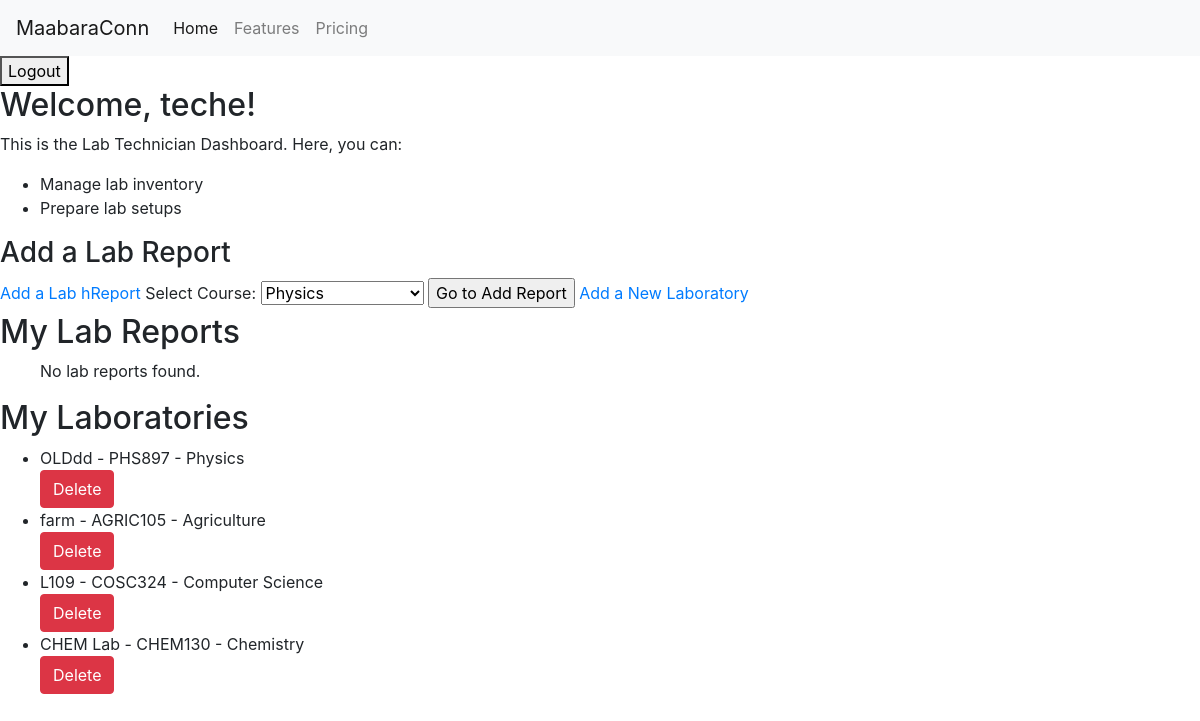
Page /users/dashboard/ (signed in) on the earlier database version.
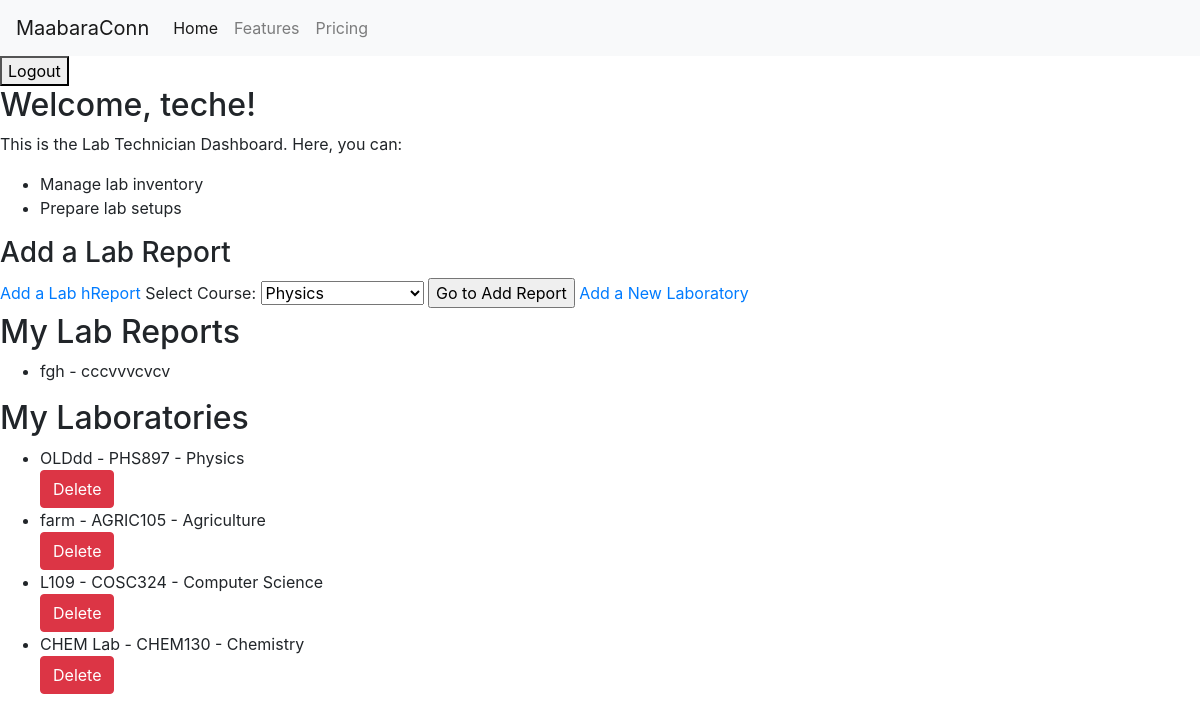
Same page on the later database version.
### users/models.py (models this page shows, shortened)
class Laboratory(models.Model):
    course = models.ForeignKey(
        Course, on_delete=models.CASCADE, related_name='laboratories')
    name = models.CharField(max_length=255)
    creator = models.ForeignKey(
        settings.AUTH_USER_MODEL, on_delete=models.CASCADE, related_name='laboratories')

class Course(models.Model):
    name = models.CharField(max_length=255, unique=True)
    code = models.CharField(max_length=10, unique=True)
    lecturer = models.ForeignKey(
        User, on_delete=models.CASCADE, related_name='courses')
    def __str__(self):
        return f"{self.code} - {self.name}"
    student = models.ManyToManyField(
        User, related_name='enrolled_courses', blank=False)

class LabReport(models.Model):
    creator = models.ForeignKey(
        settings.AUTH_USER_MODEL, on_delete=models.CASCADE, related_name='lab_reports')
    course = models.ForeignKey(
        Course, on_delete=models.CASCADE, related_name='lab_reports')
    title = models.CharField(max_length=255)
    description = models.TextField()
    laboratory = models.ForeignKey(
        Laboratory, on_delete=models.CASCADE, related_name='lab_reports', null=True)
    document = models.FileField(upload_to='lab_reports/')
    submitted_at = models.DateTimeField(auto_now_add=True)
    status = models.CharField(max_length=100, default='Pending')

### users/views.py (the view, shortened to what this page needs)
# urls.py: path('dashboard/', views.dashboard, name='dashboard'),
@login_required
def dashboard(request):
    if request.user.role == User.Role.STUDENT:
        courses = Course.objects.filter(
            student=request.user)  # Example query
        lab_reports = LabReport.objects.filter(
            creator=request.user)  # Example query
        grades = Grade.objects.filter(
            lab_report__creator=request.user)  # Example query
        enrolled_courses = request.user.enrolled_courses.all()
        available_courses = Course.objects.exclude(
            id__in=enrolled_courses.values_list('id', flat=True))
        lab_reports = LabReport.objects.filter(creator=request.user)
        grades = Grade.objects.filter(lab_report__creator=request.user)
        context = {
            'enrolled_courses': enrolled_courses,
            'available_courses': available_courses,
            'lab_reports': lab_reports,
            'grades': grades,
            'courses': courses
        }
        return render(request, 'users/student_dashboard.html', context)
    elif request.user.role == User.Role.LAB_TECH:
        lab_reports_to_process = LabReport.objects.filter(
            status='Processing')  # Example query
        courses = Course.objects.all()
        course_id = Course.objects.first().id
        my_laboratories = Laboratory.objects.filter(creator=request.user)
        my_lab_reports = LabReport.objects.filter(creator=request.user)
        context = {
            'my_laboratories': my_laboratories,
            'my_lab_reports': my_lab_reports,
            'course_id': course_id,
            'courses': courses,
            'lab_reports_to_process': lab_reports_to_process,
        }
        return render(request, 'users/labtech_dashboard.html', context)
    else:
        return HttpResponse("Your role is not defined for a specific dashboard.")

### users/templates/users/labtech_dashboard.html (shortened to what this page needs)
{% extends 'base.html' %} {% block content %}
<h2>Welcome, {{ request.user.username }}!</h2>
<p>This is the Lab Technician Dashboard. Here, you can:</p>
<ul>
  <li>Manage lab inventory</li>
  <li>Prepare lab setups</li>
</ul>
<h3>Add a Lab Report</h3>
<a href="" id="addLabReportLink">Add a Lab hReport</a>
  <label for="course">Select Course:</label>
  <select name="course_id" id="courseSelect">
    {% for course in courses %}
    <option value="{{ course.id }}">{{ course.name }}</option>
    {% endfor %}
  </select>
  <input type="submit" value="Go to Add Report" />
<a href="{% url 'add_laboratory' %}">Add a New Laboratory</a>
<h2>My Lab Reports</h2>
<ul>
  {% for report in my_lab_reports %}
    <li>{{ report.title }} - {{ report.description }}</li>
  {% empty %}
    <p>No lab reports found.</p>
  {% endfor %}
</ul>
<h2>My Laboratories</h2>
<ul>
  {% for laboratory in my_laboratories %}
    <li>{{ laboratory.name }} - {{ laboratory.course }}<div>
      <a href="{% url 'delete_laboratory' laboratory.id %}" class="btn btn-danger" onclick="return confirm('Are you sure you want to delete this laboratory?');">Delete</a>
  </div> </li>
  {% empty %}
    <p>No laboratories found.</p>
  {% endfor %}
</ul>
{% endblock %}

Differences in the rows shown:
added LabReport: title "fgh", description "cccvvvcvcv"
Other differences:
text no longer shown: "No lab reports found."
